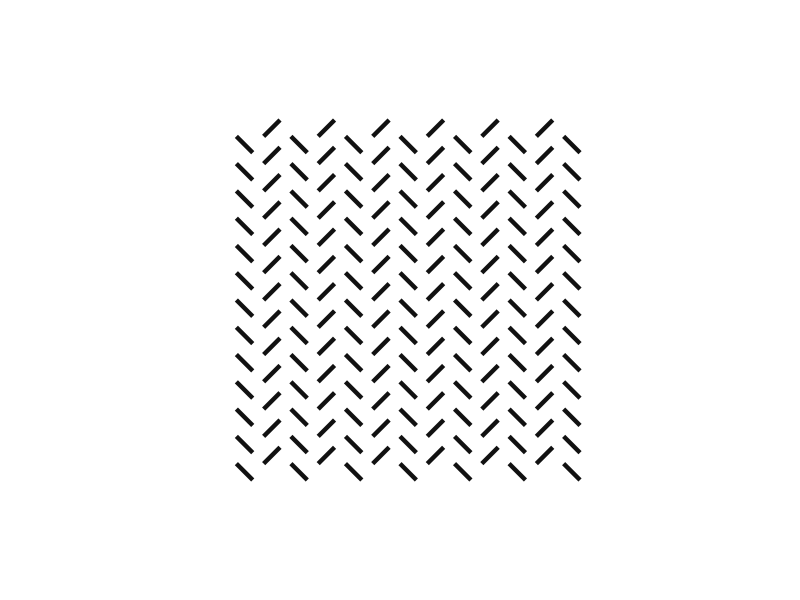
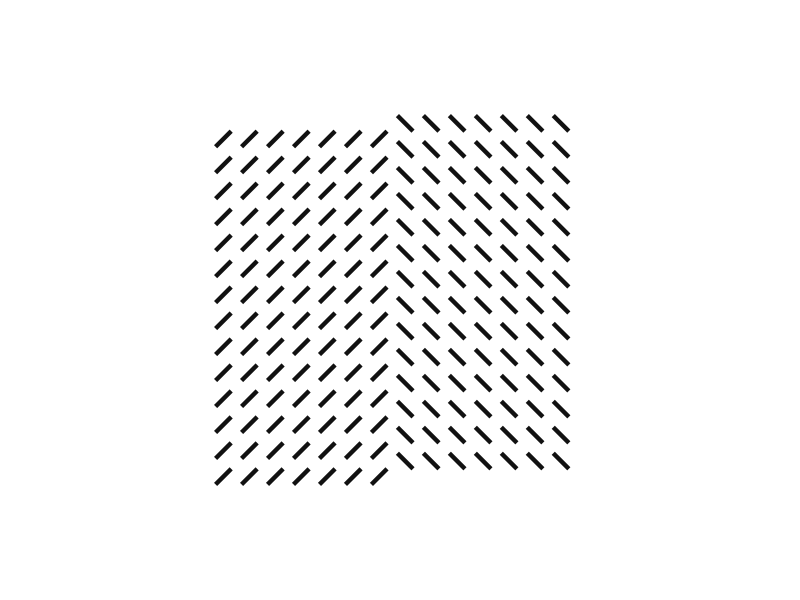
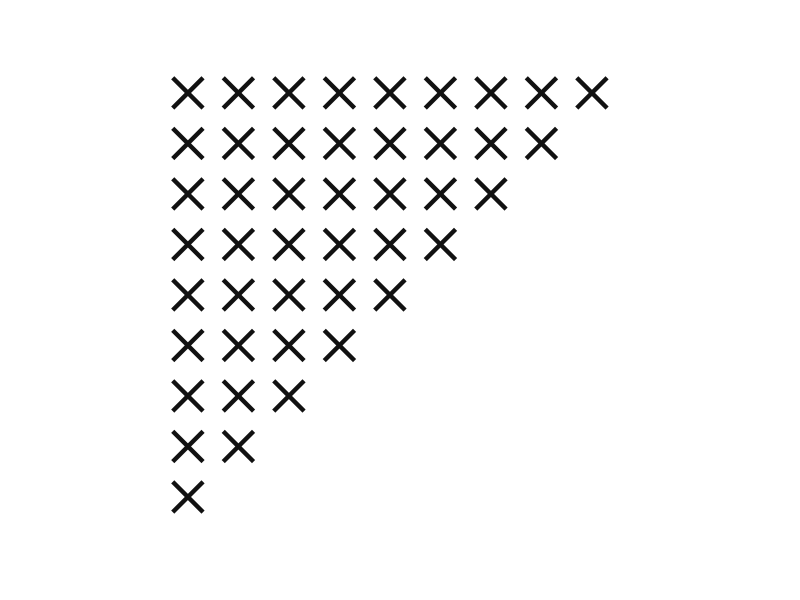
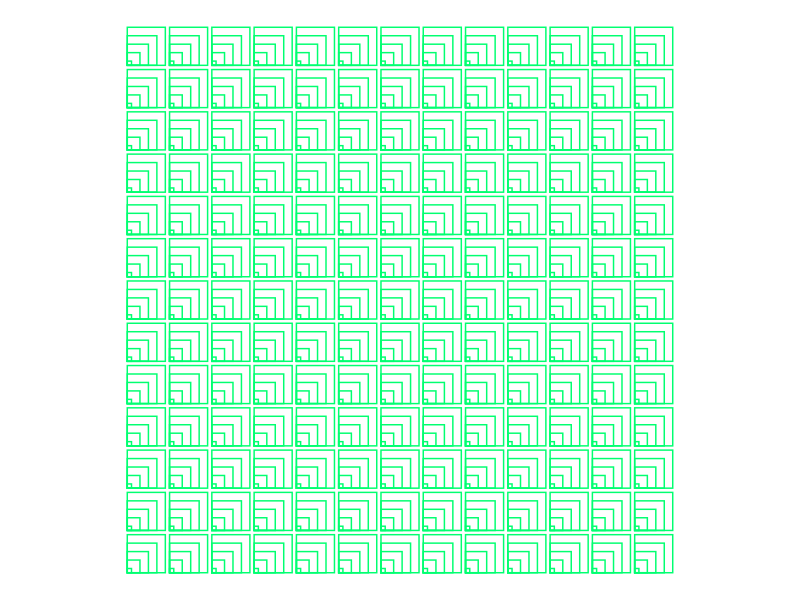
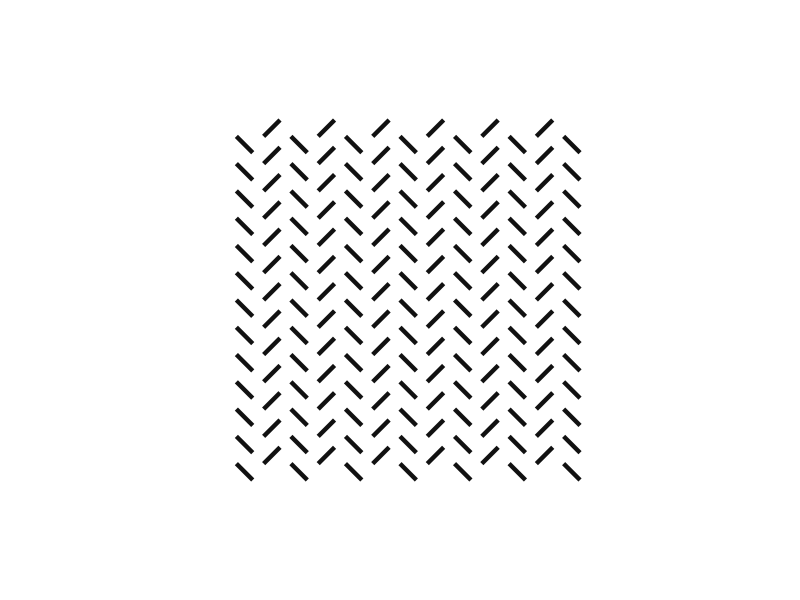
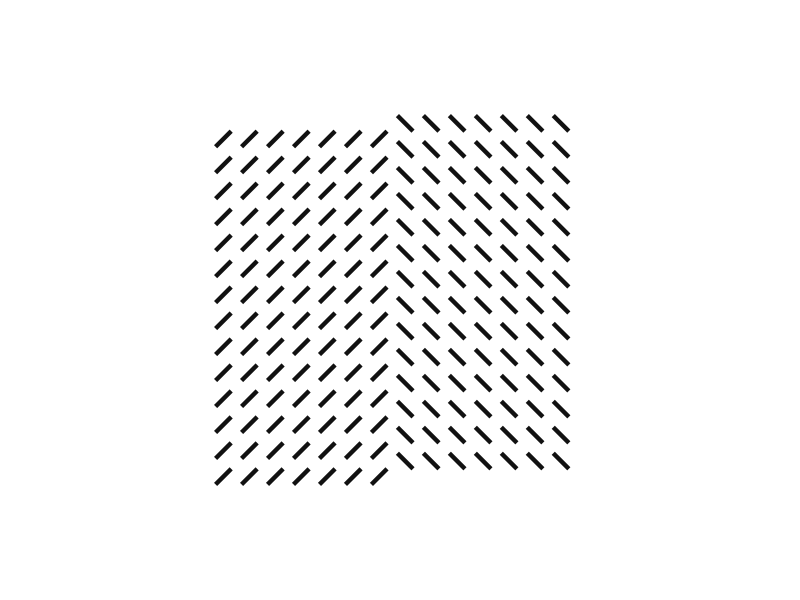
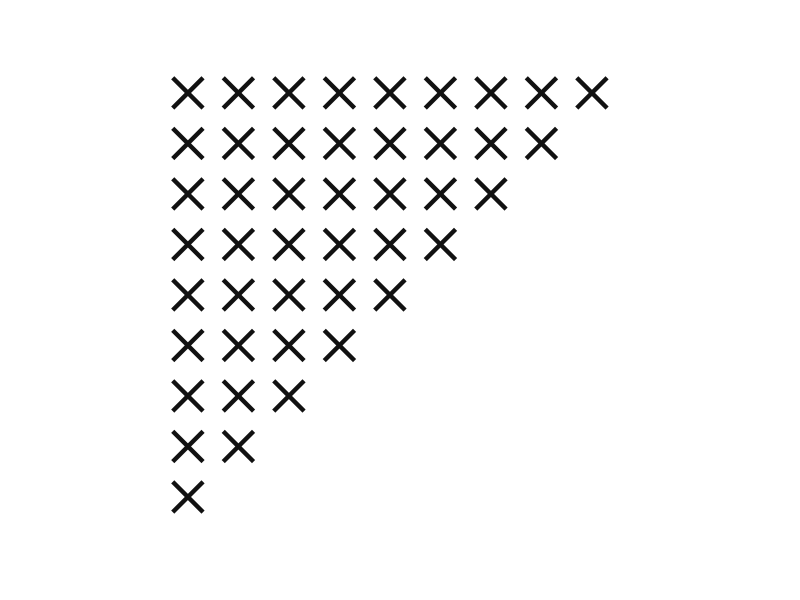
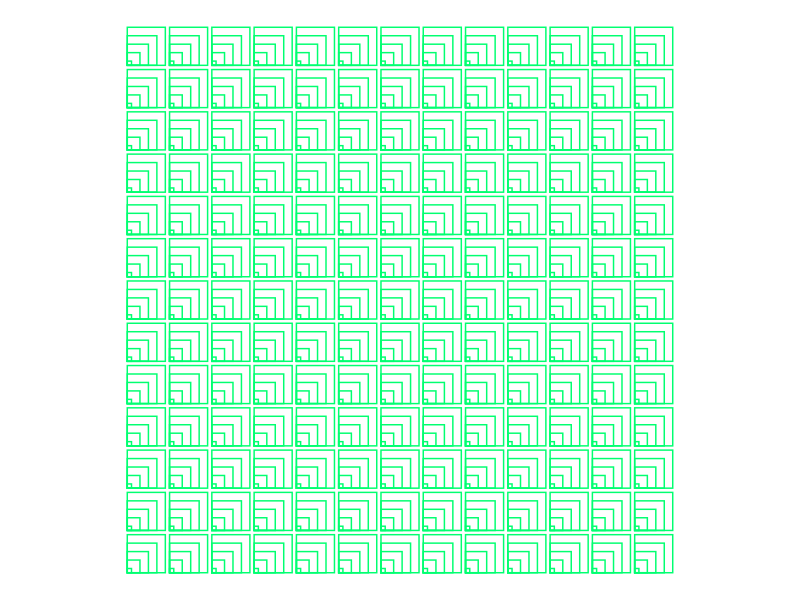

Generate these figures, in order, with R:
# Processing P 113 
library(tidyverse)

lines_stripes <-  tibble(
  x = seq(20,80,5), 
  y = seq(20,80,5)
) %>% 
  expand(x,y)

lines_stripes <- lines_stripes %>% 
  mutate(
    xend = x + 3,
    yend = ifelse(x %% 10, y = y + 3, y -3)
  )

lines_stripes %>% 
  ggplot(aes(x,y , xend = xend, yend = yend)) + 
  geom_segment(size = 1.5, color = "#111111") + 
  xlim(c(0,100)) + 
  ylim(c(0,100)) + 
  coord_fixed() + 
  theme_void() + 
  theme(
    plot.background = element_rect(fill = "white", color = NA)
  )

ggsave("Graphics/lines_stripes.png", width = 6, height = 6, device = ragg::agg_png, dpi = 320)


# Shifted lines stripes ---------------------------------------------------
lines_stripes <-  tibble(
  x = seq(20,85,5), 
  y = seq(20,85,5)
) %>% 
  expand(x,y)

lines_stripes <- lines_stripes %>% 
  mutate(
    xend = x - 3,
    yend = ifelse(x <= 50, y = y - 3, y +3)
  )

lines_stripes %>% 
  ggplot(aes(x,y , xend = xend, yend = yend)) + 
  geom_segment(size = 1.5, color = "#111111") + 
  xlim(c(0,105)) + 
  ylim(c(0,105)) + 
  coord_fixed() + 
  theme_void() + 
  theme(
    plot.background = element_rect(fill = "white", color = NA)
  )

ggsave("Graphics/lines_stripes_shifted.png", width = 6, height = 6, device = ragg::agg_png, dpi = 320)


# Crossed lines -----------------------------------------------------------
tibble(
x = seq(1,100, by = 10),
y = seq(1,100, by = 10)
) %>% 
  expand(x,y) %>% 
  mutate(
    x2 = x+6,
    xend = ifelse(x  < y ,x+6, NA),
    yend = ifelse(x  < y ,y+6, NA),
    x2_end = ifelse(x  < y ,x, NA)
  ) %>% 
  pivot_longer(cols = c(x,x2), names_to = "nx", values_to = "vx") %>% 
  pivot_longer(cols = c(xend,x2_end), names_to = "nxend", values_to = "vxend") %>% 
  select(vx, y, vxend, yend) %>% 
  drop_na() %>% 
  filter(vx != vxend) %>% 
ggplot(aes(vx,y , xend = vxend, yend = yend)) + 
  geom_segment(size = 1.5, color = "#111111") + 
  coord_fixed() + 
  xlim(c(-9,101)) + 
  ylim(c(-1,107)) + 
  theme_void()+ 
  theme(
    plot.background = element_rect(fill = "white", color = NA)
  )

ggsave("Graphics/crossed_lines.png", width = 6, height = 6, device = ragg::agg_png, dpi = 320)


# Rectangles --------------------------------------------------------------
height <- 250
width <- 250

rects_df <- cross_df(.l = list(x = seq(9, width, by = 20),y = seq(9, height, by = 20), d = seq(18, 1, by = -4)))

rects_df %>% 
  ggplot(aes(xmin = x, ymin = y, xmax = x + d, ymax = y + d)) + 
  geom_rect(color = "#01FF70", fill =NA, size = .5) +
  coord_fixed()  + 
  theme_void() + 
  theme(
    plot.background = element_rect(fill = "white", color = NA)
  )

ggsave("Graphics/looped_rects.png", width = 6, height = 6, device = ragg::agg_png, dpi = 320)
